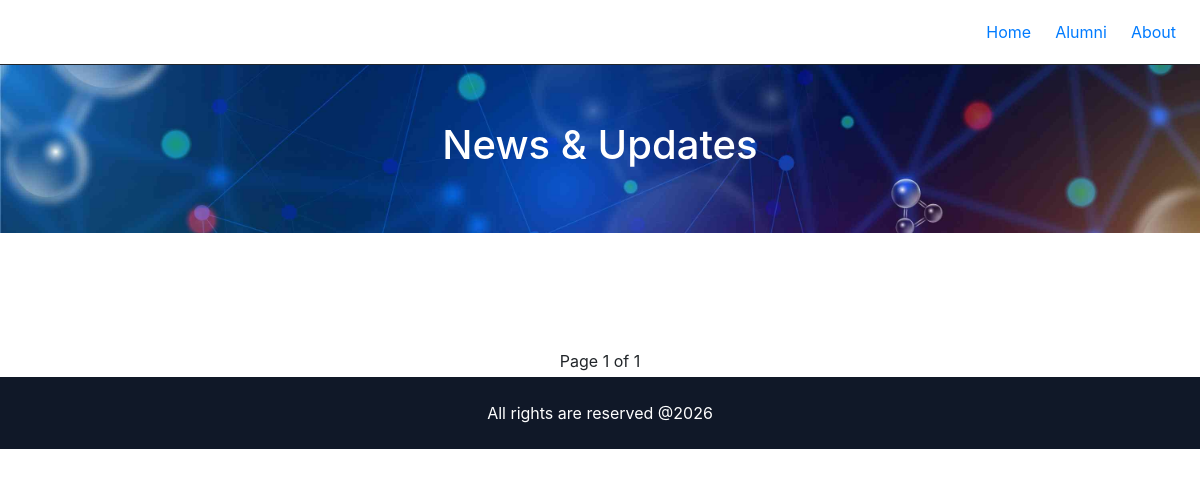
The page /news/ on the database as committed earlier.
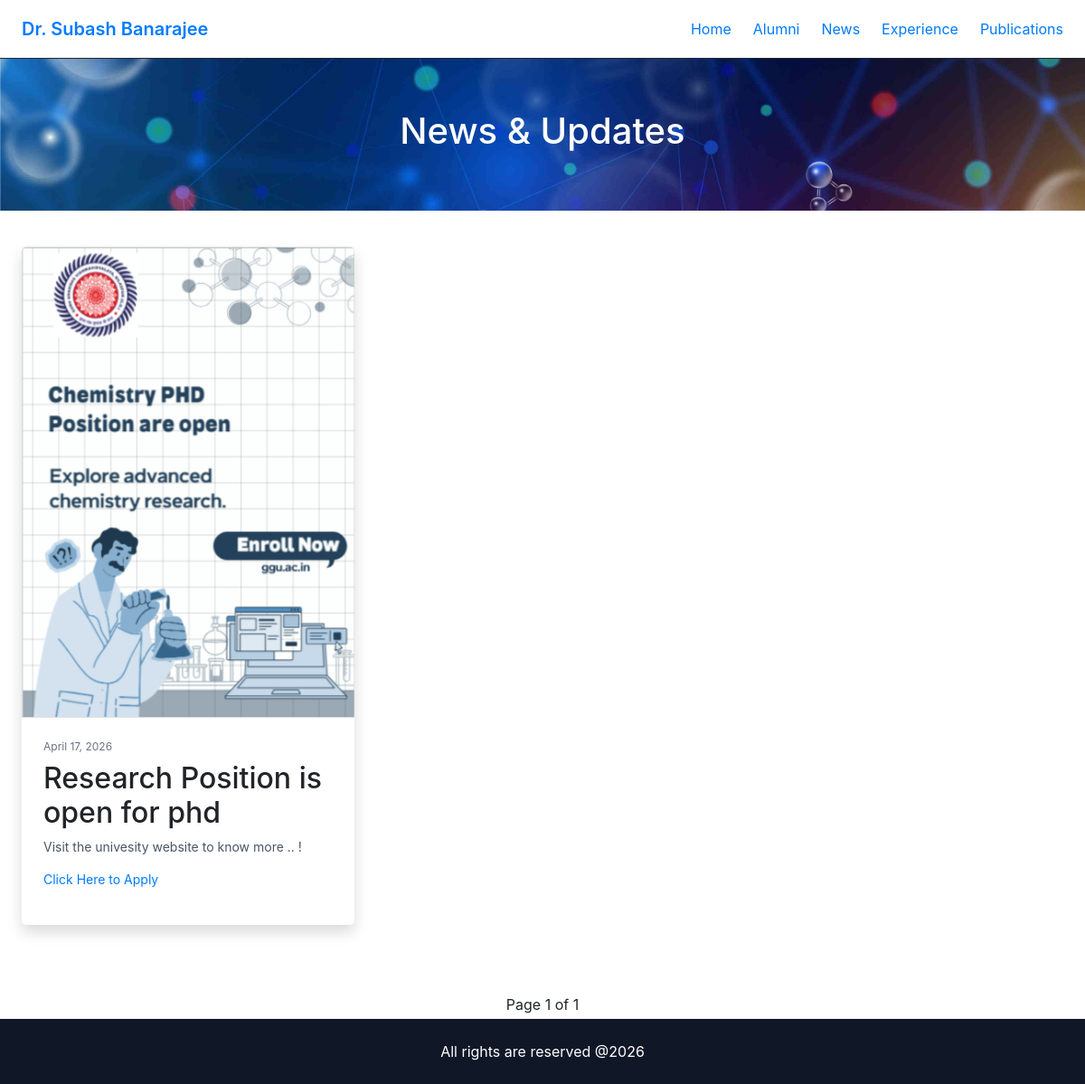
The same page on the database as committed later.
### core/models.py (models this page shows, shortened)
class NavigationItem(models.Model):
    name = models.CharField(max_length=100)
    url = models.CharField(max_length=200)
    order = models.PositiveIntegerField(default=0)
    is_active = models.BooleanField(default=True)
    class Meta:
        ordering = ['order']

class SingletonModel(models.Model):
    class Meta:
        abstract = True
    @classmethod
    def load(cls):
        obj, created = cls.objects.get_or_create(pk=1)
        return obj

class SiteSettings(SingletonModel):
    site_name = models.CharField(max_length=200)
    logo = models.ImageField(upload_to="logo/", blank=True, null=True)
    announcement_text = models.CharField(max_length=255, blank=True)
    announcement_link = models.URLField(blank=True)

### news/models.py (models this page shows, shortened)
class News(models.Model):
    title = models.CharField(max_length=300)
    description = models.TextField()
    image = models.ImageField(upload_to="news/", blank=True, null=True)
    link = models.URLField(max_length=500, blank=True, null=True)  #  added field
    date = models.DateField(auto_now_add=True)
    is_active = models.BooleanField(default=True)
    created_at = models.DateTimeField(auto_now_add=True)
    class Meta:
        ordering = ['-date', '-created_at']

### news/views.py (the view)
# urls.py: path('', news_list, name='news'),
def news_list(request):
    news_items = News.objects.filter(is_active=True)
    paginator = Paginator(news_items, 6)  # 6 cards per page
    page_number = request.GET.get('page')
    page_obj = paginator.get_page(page_number)
    return render(request, 'news/news_list.html', {
        'page_obj': page_obj
    })

### core/context_processors.py (called while the page is built)
def global_data(request):
    return {
        'site_settings': SiteSettings.load(),
        'nav_items': NavigationItem.objects.filter(is_active=True),
        'footer': Footer.load(),
    }

### news/templates/news/news_list.html (shortened to what this page needs)
{% extends "base.html" %} {% block content %} {% load static%}
<section
  class="py-8 sm:py-10 lg:py-14 text-center bg-cover bg-center"
  style="background-image: url('{% static 'img/titlebg.jpg' %}');">
  <h1 class="text-2xl sm:text-3xl lg:text-4xl font-bold text-white">
    News & Updates
  </h1>
</section>
<section class="py-10">
  <div class="max-w-6xl mx-auto grid md:grid-cols-3 gap-6">
    {% for item in page_obj %}
    <div
      class="bg-white rounded-lg shadow hover:shadow-lg transition overflow-hidden"
    >
      {% if item.image %}
      <img src="{{ item.image.url }}" class="w-full h-auto object-contain" />
      {% endif %}
      <div class="p-4">
        <p class="text-xs text-gray-500 mb-2">{{ item.date }}</p>
        <h2 class="font-semibold text-lg mb-2">{{ item.title }}</h2>
        <p class="text-sm text-gray-600 line-clamp-3">{{ item.description }}</p>
        <p class="text-sm text-gray-600 line-clamp-3"><a href="{{ item.link }}">Click Here to Apply</a></p>
      </div>
    </div>
    {% endfor %}
  </div>
</section>
<div class="flex justify-center mt-8 space-x-2">
  <span class="px-3 py-1">
    Page {{ page_obj.number }} of {{ page_obj.paginator.num_pages }}
  </span>
</div>
{% endblock %}

### templates/includes/navbar.html (shortened to what this page needs)
<nav class="bg-white border-b">
  <div class="max-w-7xl mx-auto px-4 sm:px-6 lg:px-8">
    <div class="flex justify-between h-16 items-center">
      <div class="flex-shrink-0 text-xl font-semibold">
         <a href="/"  rel="noopener noreferrer">{{site_settings.site_name}}</a>
      </div>
      <div class="hidden md:flex gap-6">
        {% for item in nav_items %}
          <a href="{{ item.url }}" class="text-gray-700 hover:text-blue-600 transition">
            {{ item.name }}
          </a>
        {% endfor %}
      </div>
    </div>
  </div>
</nav>

Rows that differ between the two databases and show on the page:
removed NavigationItem: name "About"
now on this page (row edited): SiteSettings: site_name "Dr. Subash Banarajee"
added NavigationItem: name "News"
added NavigationItem: name "Experience"
added NavigationItem: name "Publications"
added News: image (picture), date "April 17, 2026", title "Research Position is open for phd", description "Visit the univesity website to know more .. !"
